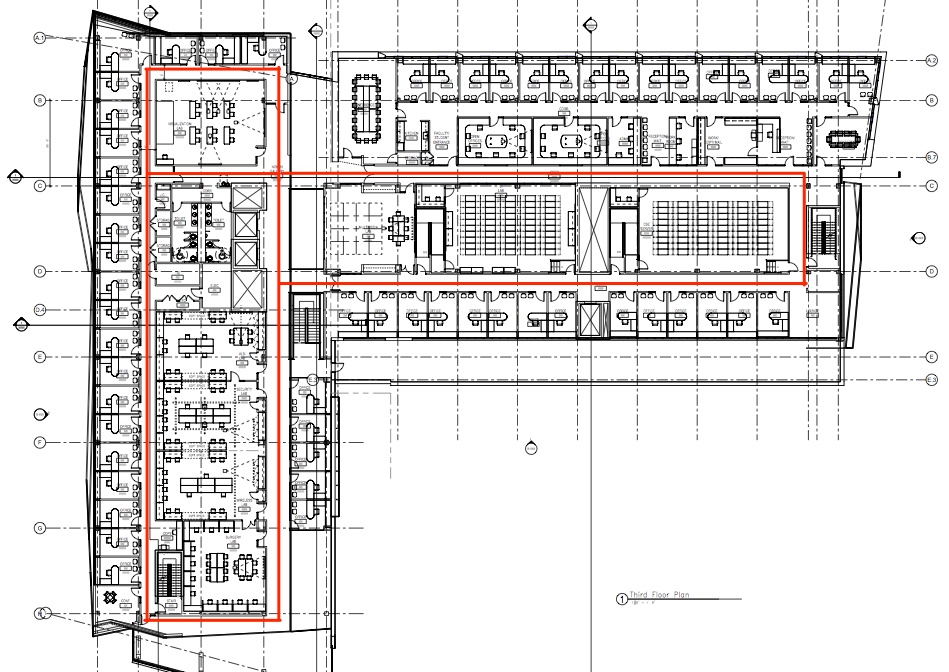
//> input picture Pasted_Image_3_30_14__7_58_PM 2.png, 949 x 672 px
$ ./contour '../Pasted_Image_3_30_14__7_58_PM 2.png'   (built with g++ and OpenCV 4)
//> lines starting //> are read from the running program, lines starting //| are printed output that depends on the picture; after the words box and inside, x2 and y2 are one past the last pixel; in counts of white or black regions, pixels touching at a corner belong together
#include "opencv2/opencv.hpp"
#include <map>
#include <cmath>
using namespace std;
using namespace cv;

RNG rng(12345);
int step = 30;
int required = 2;

double contour_length(vector<Point>& v) {
    double sum = 0.0;
    for (int i=0; i<v.size()-1; i++) {
        double dx = abs(v[i+1].x - v[i].x);
        double dy = abs(v[i+1].y - v[i].y);
        sum += (dx + dy);
    }
    return sum;
}

bool is_aligned(double x1, double y1, double x2, double y2) {
    return (abs(x1 * x2 + y1 * y2) <= 0.01);
}

Point primary_vec(vector<Point>& v) {
    double cur = 0.0;
    bool finished = false;

    step = v.size() - 1;
    while (!finished) {
        int aligned = 0;
        step -= 1;
        for (int deg=0; deg<90; deg++) {
            double rad = deg * M_PI / 180.0;
            double vx = cos(rad);
            double vy = sin(rad);

            int cnt = 0;
            int l = 0;

            for (int i=0; i<v.size()-step; i+=step) {
                double cx = v[i+step].x - v[i].x;
                double cy = v[i+step].y - v[i].y;

                if (is_aligned(cx, cy, vx, vy) && abs(cx)+abs(cy)>=4) {
                    cnt += 1;
                    l += (abs(cx)+ abs(cy));
                }

            }

            if (l > aligned) {
                aligned = l;
                cur = deg;
//                cout << "Deg: " << deg << " Aligned: " << aligned <<  " cnt: " << cnt << " step: " << step << endl;
                if (cnt >= required) {
//                    cout << "Required: " << required << " Aligned: " << cnt << endl;
                    finished = true;
                }
            }
        }

    }

    return Point(cur, cur+90.0);
}

void line_on_angle(Mat& m, double deg, int l, Scalar color) {
    int dx = l * cos(M_PI / 180.0 * deg);
    int dy = l * sin(M_PI / 180.0 * deg);

    int cx = m.cols / 2;
    int cy = m.rows / 2;

    line(m, Point(cx, cy), Point(cx+dx, cy+dy), color);
}

int main(int argc, char* argv[]) {
    bool debug = false;
    if (argc >=3) {
        debug = true;
    }

    Mat edge;
    Mat image = imread(argv[1], CV_LOAD_IMAGE_GRAYSCALE);
//> image: 672 rows x 949 cols, CV_8UC1; min 0, max 255, mean 222.9
    Mat out;
    threshold(image, out, 230, 255, THRESH_BINARY);
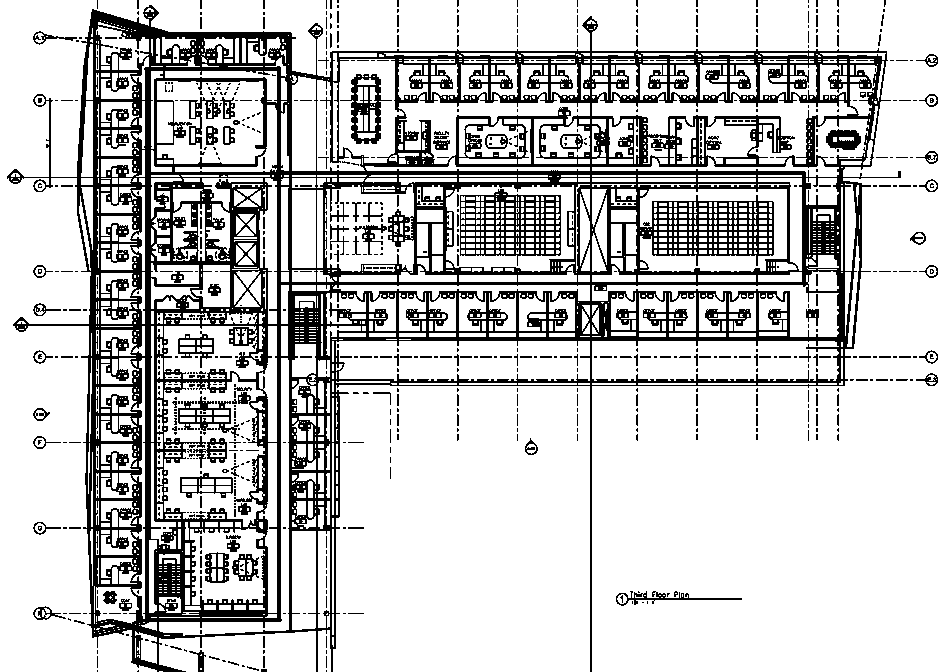
//> out: 672 rows x 949 cols, CV_8UC1; 78.7% white; 770 black regions (598 under 20 px), largest, box (x1, y1, x2, y2) and area: (7, 5, 901, 672) 115891, (460, 189, 561, 266) 3300, (340, 74, 392, 144) 1232

    Mat element = getStructuringElement(MORPH_RECT,
                                        Size(20, 20),
                                        Point(3, 3));
    dilate(out, out, element );
//> out: 672 rows x 949 cols, CV_8UC1; every value is 255
    element = getStructuringElement(MORPH_RECT,
                                    Size(40, 40),
                                    Point(3, 3));
    erode(out, out, element);
    element = getStructuringElement(MORPH_RECT,
                                    Size(20, 20),
                                    Point(3, 3));
    dilate(out, out, element);


    Canny(out, edge, 10, 10);
//> edge: 672 rows x 949 cols, CV_8UC1; every value is 0

    vector<vector<Point>> contours;
    vector<Vec4i> hierarchy;
    Mat edges = edge.clone();
    Mat outmat = Mat::zeros(edge.size(), CV_8UC3);
    cvtColor(image, outmat, CV_GRAY2RGB);
    findContours(edges, contours, hierarchy, CV_RETR_LIST, CV_CHAIN_APPROX_TC89_L1, Point(0, 0) );
//> contours = 0 contours

    double max = 0;
    vector<Point> ct;
    for (auto c:contours) {
        double a = contour_length(c);
        if (a > max) {
            max = a;
            ct = c;
        }
    }
//> this loop made 0 passes
//> after the loop, max = 0

    Point p = primary_vec(ct);
//> in primary_vec, `step = v.size() - 1;`: step = -1
//> (the run ends here: the program crashes, at `step -= 1;`)
